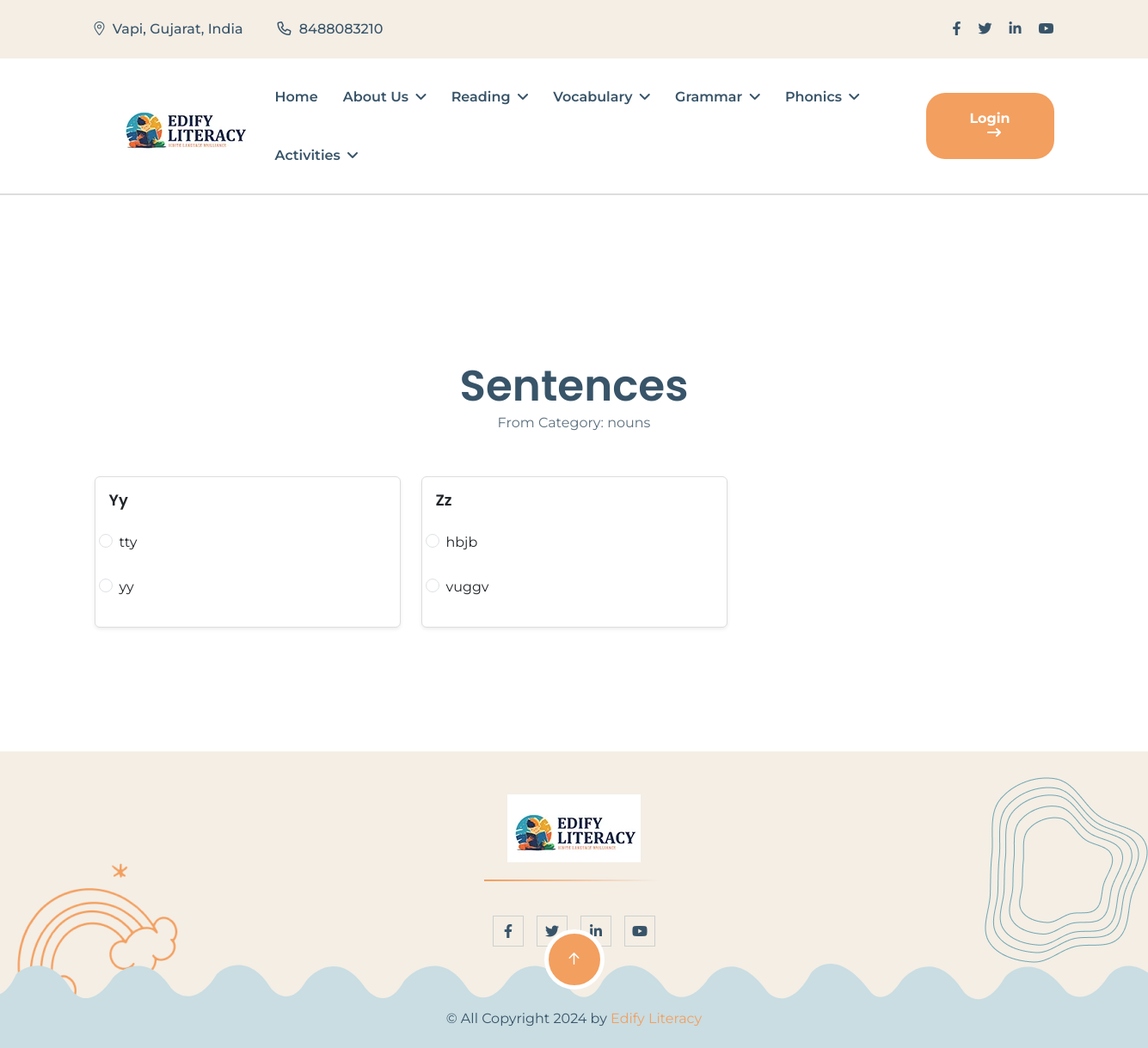
Page /grammar/activity/nouns/sentences/ on the earlier database version.
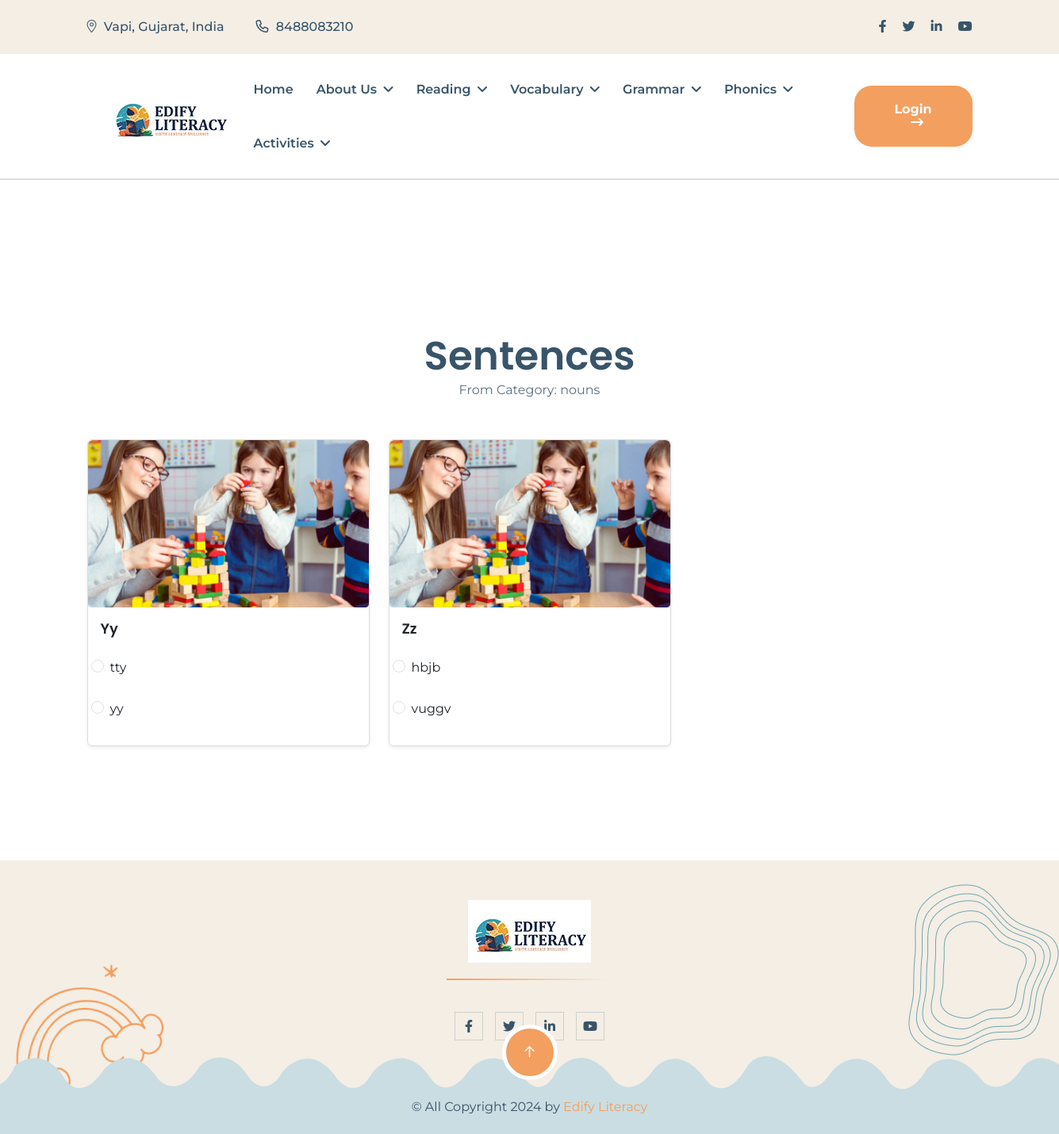
Same page on the later database version.
### grammar/models.py (models this page shows, shortened)
class GrammarActivity(models.Model):
    name = models.CharField(max_length=255)
    category = models.ForeignKey(GrammarCategory, on_delete=models.CASCADE, related_name='activities')

class GrammarCategory(models.Model):
    title = models.CharField(max_length=255)
    slug = models.SlugField(unique=True, blank=True)
    category = models.ForeignKey(Category, on_delete=models.CASCADE, related_name='grammar_categories', default=1)

class GrammarQuestion(models.Model):
    activity = models.ForeignKey(GrammarActivity, on_delete=models.CASCADE, related_name='questions', default=1)  # Set default to an existing activity ID
    question = models.TextField()
    image = models.ImageField(upload_to='grammar/questions/', blank=True, null=True)

class GrammarOption(models.Model):
    question = models.ForeignKey(GrammarQuestion, on_delete=models.CASCADE, related_name='options')
    option_text = models.CharField(max_length=255)
    is_correct = models.BooleanField(default=False)

### grammar/views.py (the view)
# urls.py: path('grammar/activity/<str:category_slug>/<str:activity_name>/', grammar_activity_detail, name='grammar_activity_detail'),
def grammar_activity_detail(request, category_slug, activity_name):
    grammar_category = get_object_or_404(GrammarCategory, slug=category_slug)
    activity = get_object_or_404(
        GrammarActivity,
        category=grammar_category,
        name__iexact=activity_name.replace('-', ' ')
    )
    questions = activity.questions.prefetch_related('options')
    return render(request, 'grammar/grammar_activity_detail.html', {
        'activity': activity,
        'category': grammar_category,
        'questions': questions,
    })

### core/context_processors.py (called while the page is built)
def categories_processor(request):
    categories = Category.objects.filter(reading__isnull=False).distinct().prefetch_related('reading_set')
    return {
        'header_categories': categories
    }

def expression_groups(request):
    return {
        'expression_groups': ExpressionGroup.objects.all()
    }

def phases(request):
    phases = Phase.objects.all()
    return {
        'phases': phases
    }

def activities(request):
    categories = Category.objects.filter(activities__isnull=False).distinct().prefetch_related('activities')
    return {'categories': categories}

def grammar_categories(request):
    categories = Category.objects.filter(grammar_categories__isnull=False).distinct().prefetch_related('grammar_categories')
    return {'gcategories': categories}

### core/models.py (called while the page is built)
    def __str__(self):
        return self.name

### core/templates/grammar/grammar_activity_detail.html (shortened to what this page needs)
{% extends 'base.html' %}
{% block content %}
{% load static %}
{% load custom_filters %}
<section class="program-details-section fix section-padding" style="margin-top: 300px;">
  <div class="container">
    <div class="row">
      <div class="col-lg-12 text-center mb-5">
        <h2>{{ activity.name }}</h2>
        <p>From Category: {{ category.title }}</p>
      </div>
      {% for question in questions %}
      <div class="col-lg-4 mb-4">
        <div class="card h-100 shadow-sm rounded">
          {% if question.image %}
            <img src="{{ question.image.url }}" class="card-img-top rounded-top" alt="Question Image">
          {% endif %}
          <div class="card-body">
            <h5 class="card-title">{{ question.question }}</h5>
            <form class="option-form" data-question-id="{{ question.id }}">
              {% for option in question.options.all %}
              <div class="form-check mb-2 option-wrapper">
                <input class="form-check-input" type="radio" name="question{{ question.id }}"
                       id="option{{ option.id }}" value="{{ option.id }}"
                       data-correct="{{ option.is_correct|yesno:'true,false' }}">
                <label class="form-check-label" for="option{{ option.id }}">
                  {{ option.option_text }}
                </label>
              </div>
              {% endfor %}
            </form>
          </div>
        </div>
      </div>
      {% endfor %}
    </div>
  </div>
</section>
{% endblock %}

### core/templates/base.html (shortened to what this page needs)
<!DOCTYPE html>
<html lang="en">
<head>
    {% load static %}
    <link rel="stylesheet" href="{% static 'css/bootstrap.min.css' %}">
    <link rel="stylesheet" href="{% static 'css/all.min.css' %}">
    <link rel="stylesheet" href="{% static 'css/animate.css' %}">
    <link rel="stylesheet" href="{% static 'css/icomoon.css' %}">
    <link rel="stylesheet" href="{% static 'css/magnific-popup.css' %}">
    <link rel="stylesheet" href="{% static 'css/meanmenu.css' %}">
    <link rel="stylesheet" href="{% static 'css/swiper-bundle.min.css' %}">
    <link rel="stylesheet" href="{% static 'css/nice-select.css' %}">
    <link rel="stylesheet" href="{% static 'css/main.css' %}">
</head>
<body>
    <header class="header-section">
        <div class="header-top-section">
            <div class="container">
                <div class="header-top-wrapper">
                    <ul class="contact-list">
                        <li>
                            <i class="fal fa-map-marker-alt"></i>
                           Vapi, Gujarat, India
                        </li>
                        <li>
                            <i class="far fa-phone"></i>
                            <a href="tel:8488083210" class="link">8488083210</a>
                        </li>
                    </ul>
                    <div class="social-icon d-flex align-items-center">
                        <a href="#"><i class="fab fa-facebook-f"></i></a>
                        <a href="#"><i class="fab fa-twitter"></i></a>
                        <a href="#"><i class="fa-brands fa-linkedin-in"></i></a>
                        <a href="#"><i class="fa-brands fa-youtube"></i></a>
                    </div>
                </div>
            </div>
        </div>
        <div id="header-sticky">
            <div class="container">
                <div class="mega-menu-wrapper">
                    <div class="header-main style-2">
                        <div class="header-left">
                            <div class="logo">
                                <a href="{% url 'index' %}" class="header-logo">
                                    <img src="{% static 'img/logo/logo.webp' %}" alt="logo-img">
                                </a>
                            </div>
                        </div>
                        <div class="header-right d-flex justify-content-end align-items-center">
                            <div class="mean__menu-wrapper">
                                <div class="main-menu">
                                    <nav id="mobile-menu">
                                        <ul>
                                            <li class="active menu-thumb">
                                                <a href="{% url 'index' %}">
                                                Home
                                            </li>
                                            <li class="has-dropdown">
                                                <a href="#">
                                                    About us
                                                    <i class="fas fa-angle-down"></i>
                                                </a>
                                            </li>
                                            <li class="has-dropdown">
                                                <a href="#">
                                                    Reading
                                                    <i class="fas fa-angle-down"></i>
                                                </a>
                                            </li>
                                            <li>
                                                <a href="#">
                                                    Vocabulary
                                                    <i class="fas fa-angle-down"></i>
                                                </a>
                                            </li>
                                            <li>
                                                <a href="#">
                                                    Grammar
                                                    <i class="fas fa-angle-down"></i>
                                                </a>
                                            </li>
                                            <li>
                                                <a href="#">
                                                    Phonics
                                                    <i class="fas fa-angle-down"></i>
                                                </a>
                                            <li>
                                                <a href="#">
                                                    Activities
                                                    <i class="fas fa-angle-down"></i>
                                                </a>
                                            </li>
                                        </ul>
                                    </nav>
                                </div>
                            </div>
                            <div class="header-button">
{% if user.is_authenticated %}
<form method="post" action="{% url 'logout' %}">
    {% csrf_token %}
    <button class="theme-btn" type="submit">Logout
        <i class="fa-solid fa-arrow-right-long"></i>
     </button>
  </form>
{% else %}
<a data-bs-toggle="modal" data-bs-target="#loginModal" class="theme-btn">
  <span>
    Login
    <i class="fa-solid fa-arrow-right-long"></i>
  </span>
</a>
{% endif %}
                            </div>
                        </div>
                    </div>
                </div>
            </div>
        </div>
    </header>
        {% block content %}
        {% endblock %}
        <footer class="footer-section section-bg">
            <div class="frame-shape style-2">
                <img src="{% static 'img/frame-2.png' %}" alt="shape-img">
            </div>
            <div class="frame-shape-3 float-bob-y">
                <img src="{% static 'img/frame-3.png' %}" alt="shape-img">
            </div>
            <div class="footer-widgets-wrapper">
                <div class="container">
                    <div class="row">
                        <div class="col-xl-12 col-lg-12 text-center col-md-6 wow fadeInUp" data-wow-delay=".3s">
                            <div class="single-footer-widget">
                                <div class="widget-head">
                                    <a href="{% url 'index' %}">
                                        <img src="{% static 'img/logo/logo.webp' %}" alt="logo-img">
                                    </a>
                                </div>
                                <div class="footer-content text-center">
                                    <div class="social-icon d-flex align-items-center justify-content-center">
                                        <a href="#"><i class="fab fa-facebook-f"></i></a>
                                        <a href="#"><i class="fab fa-twitter"></i></a>
                                        <a href="#"><i class="fa-brands fa-linkedin-in"></i></a>
                                        <a href="#"><i class="fa-brands fa-youtube"></i></a>
                                    </div>
                                </div>
                            </div>
                        </div>
                    </div>
                </div>
            </div>
            <div class="footer-bottom">
                <div class="f-bottom-shape"></div>
                <div class="container">
                    <div class="footer-wrapper d-flex align-items-center justify-content-center">
                        <p class="wow fadeInLeft color-2" data-wow-delay=".3s">
                            © All Copyright 2024 by <a href="{% url 'index' %}">Edify Literacy</a>
                        </p>
                    </div>
                </div>
                <a href="#" id="scrollUp" class="scroll-icon">
                    <i class="far fa-arrow-up"></i>
                </a>
            </div>
        </footer>
</body>
</html>

### core/templates/base.html (style rules this page uses)
input { background: #fff; color: #000 !important; }

### core/templates/grammar/grammar_activity_detail.html (style rules this page uses)
.option-wrapper { padding: 8px 12px; border-radius: 6px; transition: background-color 0.3s ease, color 0.3s ease; }
.card { border: 1px solid #ddd; }
.card-body h5 { font-weight: 600; margin-bottom: 1rem; }
.form-check-label { cursor: pointer; }

Differences in the rows shown:
changed GrammarQuestion "Yy": image: picture added
changed GrammarQuestion "Zz": image: picture added
